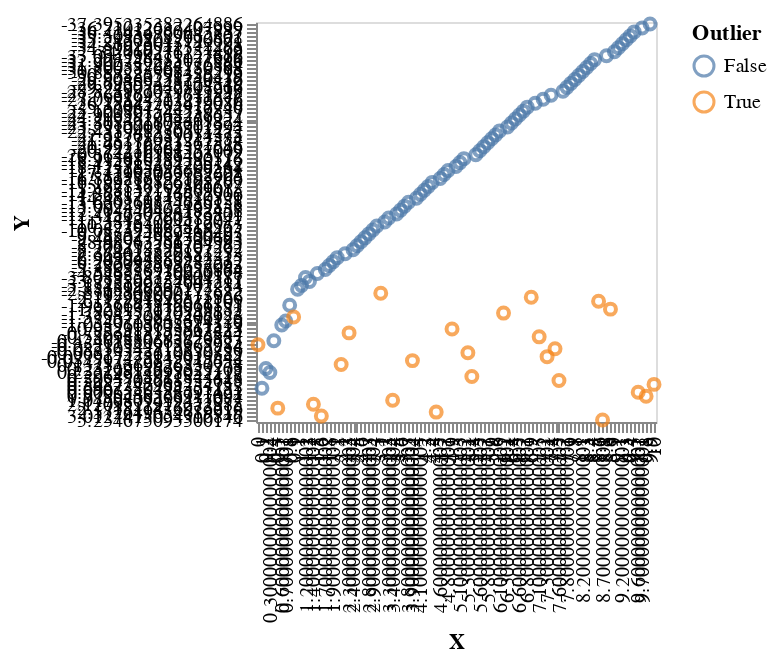

The cell this chart's notebook holds for it:
### Code cell
baseData = (dataFromColumns [ ]
  . dataColumn "X" (Numbers range)
  . dataColumn "Y" (Numbers (fst <$> samples))
  . dataColumn "Outlier" (Strings (T.pack . show . snd <$> samples)))


baseEncoding = encoding
                    . position X [ PName "X" ]
                    . position Y [ PName "Y" ]
                    . color cluster
                    -- . shape cluster

scaleOpts = [ SType ScLog, SDomain (DNumbers [3.5, 32]), SNice (IsNice False) ]
cluster = [ MName "Outlier"]

-- dat = (VL.VLData, either (error . show) id $ A.eitherDecode "['x',  'y']")


showPlot enc dat = vlShow $ toVegaLite [ 
            dat [],
            mark Point []
              , enc []
              , width 200
              , height 200
              ]

showPlot baseEncoding baseData

### Figure 1 — Vega-Lite specification as saved in the notebook (floating-point values rounded to 4 significant figures)
{"height": 200, "data": {"values": [{"Outlier": "True", "Y": -0.2521, "X": 0}, {"Outlier": "False", "Y": 0.6967, "X": 0.1}, {"Outlier": "False", "Y": 0.2313, "X": 0.2}, {"Outlier": "False", "Y": 0.2328, "X": 0.3}, {"Outlier": "False", "Y": -0.4246, "X": 0.4}, {"Outlier": "True", "Y": 2.172, "X": 0.5}, {"Outlier": "False", "Y": -1.056, "X": 0.6}, {"Outlier": "False", "Y": -1.254, "X": 0.7}, {"Outlier": "False", "Y": -1.956, "X": 0.8}, {"Outlier": "True", "Y": -1.376, "X": 0.9}, {"Outlier": "False", "Y": -2.882, "X": 1}, {"Outlier": "False", "Y": -3.135, "X": 1.1}, {"Outlier": "False", "Y": -3.808, "X": 1.2}, {"Outlier": "False", "Y": -3.754, "X": 1.3}, {"Outlier": "True", "Y": 2.121, "X": 1.4}, {"Outlier": "False", "Y": -4.546, "X": 1.5}, {"Outlier": "True", "Y": 3.013, "X": 1.6}, {"Outlier": "False", "Y": -5.359, "X": 1.7}, {"Outlier": "False", "Y": -5.78, "X": 1.8}, {"Outlier": "False", "Y": -6.203, "X": 1.9}, {"Outlier": "False", "Y": -6.95, "X": 2}, {"Outlier": "True", "Y": 0.1325, "X": 2.1}, {"Outlier": "False", "Y": -7.364, "X": 2.2}, {"Outlier": "True", "Y": -0.7583, "X": 2.3}, {"Outlier": "False", "Y": -8.274, "X": 2.4}, {"Outlier": "False", "Y": -8.707, "X": 2.5}, {"Outlier": "False", "Y": -8.99, "X": 2.6}, {"Outlier": "False", "Y": -9.448, "X": 2.7}, {"Outlier": "False", "Y": -9.785, "X": 2.8}, {"Outlier": "False", "Y": -10.09, "X": 2.9}, {"Outlier": "False", "Y": -10.42, "X": 3}, {"Outlier": "True", "Y": -2.839, "X": 3.1}, {"Outlier": "False", "Y": -11.38, "X": 3.2}, {"Outlier": "False", "Y": -11.54, "X": 3.3}, {"Outlier": "True", "Y": 1.048, "X": 3.4}, {"Outlier": "False", "Y": -12.42, "X": 3.5}, {"Outlier": "False", "Y": -12.7, "X": 3.6}, {"Outlier": "False", "Y": -13.09, "X": 3.7}, {"Outlier": "False", "Y": -13.62, "X": 3.8}, {"Outlier": "True", "Y": 0.0548, "X": 3.9}, {"Outlier": "False", "Y": -14.49, "X": 4}, {"Outlier": "False", "Y": -14.87, "X": 4.1}, {"Outlier": "False", "Y": -15.5, "X": 4.2}, {"Outlier": "False", "Y": -15.83, "X": 4.3}, {"Outlier": "False", "Y": -16.2, "X": 4.4}, {"Outlier": "True", "Y": 2.573, "X": 4.5}, {"Outlier": "False", "Y": -16.85, "X": 4.6}, {"Outlier": "False", "Y": -17.12, "X": 4.7}, {"Outlier": "False", "Y": -17.45, "X": 4.8}, {"Outlier": "True", "Y": -0.9523, "X": 4.9}, {"Outlier": "False", "Y": -18.18, "X": 5}, {"Outlier": "False", "Y": -18.43, "X": 5.1}, {"Outlier": "False", "Y": -18.92, "X": 5.2}, {"Outlier": "True", "Y": -0.06823, "X": 5.3}, {"Outlier": "True", "Y": 0.2965, "X": 5.4}, {"Outlier": "False", "Y": -20.36, "X": 5.5}, {"Outlier": "False", "Y": -20.74, "X": 5.6}, {"Outlier": "False", "Y": -20.99, "X": 5.7}, {"Outlier": "False", "Y": -21.45, "X": 5.8}, {"Outlier": "False", "Y": -21.98, "X": 5.9}, {"Outlier": "False", "Y": -22.32, "X": 6}, {"Outlier": "False", "Y": -22.43, "X": 6.1}, {"Outlier": "True", "Y": -1.78, "X": 6.2}, {"Outlier": "False", "Y": -23.29, "X": 6.3}, {"Outlier": "False", "Y": -23.81, "X": 6.4}, {"Outlier": "False", "Y": -24.22, "X": 6.5}, {"Outlier": "False", "Y": -24.9, "X": 6.6}, {"Outlier": "False", "Y": -25.1, "X": 6.7}, {"Outlier": "False", "Y": -25.37, "X": 6.8}, {"Outlier": "True", "Y": -2.198, "X": 6.9}, {"Outlier": "False", "Y": -26.18, "X": 7}, {"Outlier": "True", "Y": -0.581, "X": 7.1}, {"Outlier": "False", "Y": -27.06, "X": 7.2}, {"Outlier": "True", "Y": -0.02792, "X": 7.3}, {"Outlier": "False", "Y": -27.76, "X": 7.4}, {"Outlier": "True", "Y": -0.0873, "X": 7.5}, {"Outlier": "True", "Y": 0.5056, "X": 7.6}, {"Outlier": "False", "Y": -28.83, "X": 7.7}, {"Outlier": "False", "Y": -29.25, "X": 7.8}, {"Outlier": "False", "Y": -29.69, "X": 7.9}, {"Outlier": "False", "Y": -29.9, "X": 8}, {"Outlier": "False", "Y": -30.54, "X": 8.1}, {"Outlier": "False", "Y": -30.89, "X": 8.2}, {"Outlier": "False", "Y": -31.3, "X": 8.3}, {"Outlier": "False", "Y": -31.9, "X": 8.4}, {"Outlier": "False", "Y": -32.21, "X": 8.5}, {"Outlier": "True", "Y": -2.117, "X": 8.6}, {"Outlier": "True", "Y": 5.235, "X": 8.7}, {"Outlier": "False", "Y": -33.09, "X": 8.8}, {"Outlier": "True", "Y": -1.928, "X": 8.9}, {"Outlier": "False", "Y": -34.06, "X": 9}, {"Outlier": "False", "Y": -34.6, "X": 9.1}, {"Outlier": "False", "Y": -34.82, "X": 9.2}, {"Outlier": "False", "Y": -35.24, "X": 9.3}, {"Outlier": "False", "Y": -35.51, "X": 9.4}, {"Outlier": "False", "Y": -36.42, "X": 9.5}, {"Outlier": "True", "Y": 0.9007, "X": 9.6}, {"Outlier": "False", "Y": -36.71, "X": 9.7}, {"Outlier": "True", "Y": 0.9785, "X": 9.8}, {"Outlier": "False", "Y": -37.4, "X": 9.9}, {"Outlier": "True", "Y": 0.5487, "X": 10}]}, "$schema": "https://vega.github.io/schema/vega-lite/v4.json", "encoding": {"color": {"field": "Outlier"}, "y": {"field": "Y"}, "x": {"field": "X"}}, "mark": "point", "width": 200}
